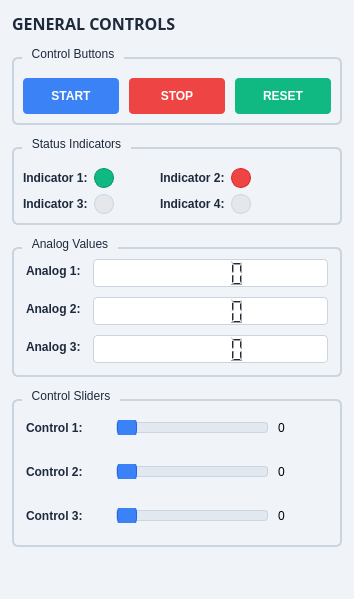
  <widget class="QDockWidget" name="dockWidget_GeneralControls">
   <property name="visible">
    <bool>true</bool>
   </property>
   <property name="windowTitle">
    <string>GENERAL CONTROLS</string>
   </property>
   <attribute name="dockWidgetArea">
    <number>8</number>
   </attribute>
   <widget class="QWidget" name="generalControlsContent">
    <property name="styleSheet">
     <string notr="true">background-color: #f0f4f8;</string>
    </property>
    <layout class="QVBoxLayout" name="verticalLayout_generalControls">
     <property name="spacing">
      <number>12</number>
     </property>
     <property name="leftMargin">
      <number>12</number>
     </property>
     <property name="topMargin">
      <number>12</number>
     </property>
     <property name="rightMargin">
      <number>12</number>
     </property>
     <property name="bottomMargin">
      <number>12</number>
     </property>
     <item>
      <widget class="QLabel" name="label_generalControlsTitle">
       <property name="font">
        <font>
         <family>Segoe UI,Arial,sans-serif</family>
         <pointsize>12</pointsize>
         <weight>75</weight>
         <bold>true</bold>
        </font>
       </property>
       <property name="styleSheet">
        <string notr="true">color: #1e293b;</string>
       </property>
       <property name="text">
        <string>GENERAL CONTROLS</string>
       </property>
      </widget>
     </item>
     <item>
      <layout class="QGridLayout" name="gridLayout_generalControls">
       <property name="spacing">
        <number>12</number>
       </property>
       <item row="0" column="0">
        <widget class="QGroupBox" name="groupBox_controlButtons">
         <property name="styleSheet">
          <string notr="true">
QGroupBox {
  border: 2px solid #cbd5e0;
  border-radius: 6px;
  margin-top: 10px;
  padding-top: 10px;
}
QGroupBox::title {
  color: #1e293b;
  subcontrol-origin: margin;
  left: 10px;
  padding: 0 8px;
}
          </string>
         </property>
         <property name="title">
          <string>Control Buttons</string>
         </property>
         <layout class="QVBoxLayout" name="verticalLayout_controlButtons">
          <property name="spacing">
           <number>10</number>
          </property>
          <item>
           <layout class="QHBoxLayout" name="horizontalLayout_controlButtons">
            <item>
             <widget class="QPushButton" name="pushButton_control1">
              <property name="minimumSize">
               <size>
                <width>0</width>
                <height>36</height>
               </size>
              </property>
              <property name="styleSheet">
               <string notr="true">
QPushButton {
  background-color: #3b82f6;
  color: white;
  border: none;
  border-radius: 4px;
  font-weight: 600;
  padding: 8px 12px;
}
QPushButton:hover {
  background-color: #2563eb;
}
QPushButton:pressed {
  background-color: #1d4ed8;
}
              </string>
              </property>
              <property name="text">
               <string>START</string>
              </property>
             </widget>
            </item>
            <item>
             <widget class="QPushButton" name="pushButton_control2">
              <property name="minimumSize">
               <size>
                <width>0</width>
                <height>36</height>
               </size>
              </property>
              <property name="styleSheet">
               <string notr="true">
QPushButton {
  background-color: #ef4444;
  color: white;
  border: none;
  border-radius: 4px;
  font-weight: 600;
  padding: 8px 12px;
}
QPushButton:hover {
  background-color: #dc2626;
}
QPushButton:pressed {
  background-color: #b91c1c;
}
              </string>
              </property>
              <property name="text">
               <string>STOP</string>
              </property>
             </widget>
            </item>
            <item>
             <widget class="QPushButton" name="pushButton_control3">
              <property name="minimumSize">
               <size>
                <width>0</width>
                <height>36</height>
               </size>
              </property>
              <property name="styleSheet">
               <string notr="true">
QPushButton {
  background-color: #10b981;
  color: white;
  border: none;
  border-radius: 4px;
  font-weight: 600;
  padding: 8px 12px;
}
QPushButton:hover {
  background-color: #059669;
}
QPushButton:pressed {
  background-color: #047857;
}
              </string>
              </property>
              <property name="text">
               <string>RESET</string>
              </property>
             </widget>
            </item>
           </layout>
          </item>
         </layout>
        </widget>
       </item>
       <item row="1" column="0">
        <widget class="QGroupBox" name="groupBox_statusIndicators">
         <property name="styleSheet">
          <string notr="true">
QGroupBox {
  border: 2px solid #cbd5e0;
  border-radius: 6px;
  margin-top: 10px;
  padding-top: 10px;
}
QGroupBox::title {
  color: #1e293b;
  subcontrol-origin: margin;
  left: 10px;
  padding: 0 8px;
}
          </string>
         </property>
         <property name="title">
          <string>Status Indicators</string>
         </property>
         <layout class="QVBoxLayout" name="verticalLayout_statusIndicators">
          <item>
           <layout class="QHBoxLayout" name="horizontalLayout_status1">
            <item>
             <widget class="QLabel" name="label_status1">
              <property name="styleSheet">
               <string notr="true">color: #1e293b; font-weight: 600;</string>
              </property>
              <property name="text">
               <string>Indicator 1:</string>
              </property>
             </widget>
            </item>
            <item>
             <widget class="QFrame" name="frame_indicator1">
              <property name="minimumSize">
               <size>
                <width>20</width>
                <height>20</height>
               </size>
              </property>
              <property name="maximumSize">
               <size>
                <width>20</width>
                <height>20</height>
               </size>
              </property>
              <property name="styleSheet">
               <string notr="true">background-color: #10b981; border-radius: 10px; border: 1px solid #059669;</string>
              </property>
             </widget>
            </item>
            <item>
             <spacer name="horizontalSpacer_status1">
              <property name="orientation">
               <enum>Qt::Horizontal</enum>
              </property>
              <property name="sizeHint" stdset="0">
               <size>
                <width>40</width>
                <height>20</height>
               </size>
              </property>
             </spacer>
            </item>
            <item>
             <widget class="QLabel" name="label_status2">
              <property name="styleSheet">
               <string notr="true">color: #1e293b; font-weight: 600;</string>
              </property>
              <property name="text">
               <string>Indicator 2:</string>
              </property>
             </widget>
            </item>
            <item>
             <widget class="QFrame" name="frame_indicator2">
              <property name="minimumSize">
               <size>
                <width>20</width>
                <height>20</height>
               </size>
              </property>
              <property name="maximumSize">
               <size>
                <width>20</width>
                <height>20</height>
               </size>
              </property>
              <property name="styleSheet">
               <string notr="true">background-color: #ef4444; border-radius: 10px; border: 1px solid #dc2626;</string>
              </property>
             </widget>
            </item>
            <item>
             <spacer name="horizontalSpacer_3">
              <property name="orientation">
               <enum>Qt::Horizontal</enum>
              </property>
              <property name="sizeHint" stdset="0">
               <size>
                <width>40</width>
                <height>20</height>
               </size>
              </property>
             </spacer>
            </item>
            <item>
             <spacer name="horizontalSpacer_2">
              <property name="orientation">
               <enum>Qt::Horizontal</enum>
              </property>
              <property name="sizeHint" stdset="0">
               <size>
                <width>40</width>
                <height>20</height>
               </size>
              </property>
             </spacer>
            </item>
           </layout>
          </item>
          <item>
           <layout class="QHBoxLayout" name="horizontalLayout_status2">
            <item>
             <layout class="QHBoxLayout" name="horizontalLayout_status3">
              <item>
               <widget class="QLabel" name="label_status3">
                <property name="styleSheet">
                 <string notr="true">color: #1e293b; font-weight: 600;</string>
                </property>
                <property name="text">
                 <string>Indicator 3:</string>
                </property>
               </widget>
              </item>
              <item>
               <widget class="QFrame" name="frame_indicator3">
                <property name="minimumSize">
                 <size>
                  <width>20</width>
                  <height>20</height>
                 </size>
                </property>
                <property name="maximumSize">
                 <size>
                  <width>20</width>
                  <height>20</height>
                 </size>
                </property>
                <property name="styleSheet">
                 <string notr="true">background-color: #e5e7eb; border-radius: 10px; border: 1px solid #cbd5e0;</string>
                </property>
               </widget>
              </item>
              <item>
               <spacer name="horizontalSpacer_status3">
                <property name="orientation">
                 <enum>Qt::Horizontal</enum>
                </property>
                <property name="sizeHint" stdset="0">
                 <size>
                  <width>40</width>
                  <height>20</height>
                 </size>
                </property>
               </spacer>
              </item>
             </layout>
            </item>
            <item>
             <layout class="QHBoxLayout" name="horizontalLayout_status4">
              <item>
               <widget class="QLabel" name="label_status4">
                <property name="styleSheet">
                 <string notr="true">color: #1e293b; font-weight: 600;</string>
                </property>
                <property name="text">
                 <string>Indicator 4:</string>
                </property>
               </widget>
              </item>
              <item>
               <widget class="QFrame" name="frame_indicator4">
                <property name="minimumSize">
                 <size>
                  <width>20</width>
                  <height>20</height>
                 </size>
                </property>
                <property name="maximumSize">
                 <size>
                  <width>20</width>
                  <height>20</height>
                 </size>
                </property>
                <property name="styleSheet">
                 <string notr="true">background-color: #e5e7eb; border-radius: 10px; border: 1px solid #cbd5e0;</string>
                </property>
               </widget>
              </item>
              <item>
               <spacer name="horizontalSpacer_status4">
                <property name="orientation">
                 <enum>Qt::Horizontal</enum>
                </property>
                <property name="sizeHint" stdset="0">
                 <size>
                  <width>40</width>
                  <height>20</height>
                 </size>
                </property>
               </spacer>
              </item>
             </layout>
            </item>
            <item>
             <spacer name="horizontalSpacer_status2">
              <property name="orientation">
               <enum>Qt::Horizontal</enum>
              </property>
              <property name="sizeHint" stdset="0">
               <size>
                <width>40</width>
                <height>20</height>
               </size>
              </property>
             </spacer>
            </item>
           </layout>
          </item>
         </layout>
        </widget>
       </item>
       <item row="2" column="0">
        <widget class="QGroupBox" name="groupBox_analogValues">
         <property name="styleSheet">
          <string notr="true">
QGroupBox {
  border: 2px solid #cbd5e0;
  border-radius: 6px;
  margin-top: 10px;
  padding-top: 10px;
}
QGroupBox::title {
  color: #1e293b;
  subcontrol-origin: margin;
  left: 10px;
  padding: 0 8px;
}
          </string>
         </property>
         <property name="title">
          <string>Analog Values</string>
         </property>
         <layout class="QFormLayout" name="formLayout_analogValues">
          <property name="horizontalSpacing">
           <number>12</number>
          </property>
          <property name="verticalSpacing">
           <number>10</number>
          </property>
          <property name="leftMargin">
           <number>12</number>
          </property>
          <property name="topMargin">
           <number>0</number>
          </property>
          <property name="rightMargin">
           <number>12</number>
          </property>
          <property name="bottomMargin">
           <number>12</number>
          </property>
          <item row="0" column="0">
           <widget class="QLabel" name="label_value1">
            <property name="styleSheet">
             <string notr="true">color: #1e293b; font-weight: 600;</string>
            </property>
            <property name="text">
             <string>Analog 1:</string>
            </property>
           </widget>
          </item>
          <item row="0" column="1">
           <widget class="QLCDNumber" name="lcdNumber_value1">
            <property name="minimumSize">
             <size>
              <width>0</width>
              <height>28</height>
             </size>
            </property>
            <property name="styleSheet">
             <string notr="true">background-color: #ffffff; color: #1e293b; border: 1px solid #cbd5e0; border-radius: 4px;</string>
            </property>
           </widget>
          </item>
          <item row="1" column="0">
           <widget class="QLabel" name="label_value2">
            <property name="styleSheet">
             <string notr="true">color: #1e293b; font-weight: 600;</string>
            </property>
            <property name="text">
             <string>Analog 2:</string>
            </property>
           </widget>
          </item>
          <item row="1" column="1">
           <widget class="QLCDNumber" name="lcdNumber_value2">
            <property name="minimumSize">
             <size>
              <width>0</width>
              <height>28</height>
             </size>
            </property>
            <property name="styleSheet">
             <string notr="true">background-color: #ffffff; color: #1e293b; border: 1px solid #cbd5e0; border-radius: 4px;</string>
            </property>
           </widget>
          </item>
          <item row="2" column="0">
           <widget class="QLabel" name="label_value3">
            <property name="styleSheet">
             <string notr="true">color: #1e293b; font-weight: 600;</string>
            </property>
            <property name="text">
             <string>Analog 3:</string>
            </property>
           </widget>
          </item>
          <item row="2" column="1">
           <widget class="QLCDNumber" name="lcdNumber_value3">
            <property name="minimumSize">
             <size>
              <width>0</width>
              <height>28</height>
             </size>
            </property>
            <property name="styleSheet">
             <string notr="true">background-color: #ffffff; color: #1e293b; border: 1px solid #cbd5e0; border-radius: 4px;</string>
            </property>
           </widget>
          </item>
         </layout>
        </widget>
       </item>
       <item row="3" column="0">
        <widget class="QGroupBox" name="groupBox_sliders">
         <property name="styleSheet">
          <string notr="true">
QGroupBox {
  border: 2px solid #cbd5e0;
  border-radius: 6px;
  margin-top: 10px;
  padding-top: 10px;
}
QGroupBox::title {
  color: #1e293b;
  subcontrol-origin: margin;
  left: 10px;
  padding: 0 8px;
}
          </string>
         </property>
         <property name="title">
          <string>Control Sliders</string>
         </property>
         <layout class="QVBoxLayout" name="verticalLayout_sliders">
          <property name="spacing">
           <number>10</number>
          </property>
          <property name="leftMargin">
           <number>12</number>
          </property>
          <property name="topMargin">
           <number>0</number>
          </property>
          <property name="rightMargin">
           <number>12</number>
          </property>
          <property name="bottomMargin">
           <number>12</number>
          </property>
          <item>
           <layout class="QHBoxLayout" name="horizontalLayout_slider1">
            <item>
             <widget class="QLabel" name="label_slider1">
              <property name="minimumSize">
               <size>
                <width>80</width>
                <height>0</height>
               </size>
              </property>
              <property name="styleSheet">
               <string notr="true">color: #1e293b; font-weight: 600;</string>
              </property>
              <property name="text">
               <string>Control 1:</string>
              </property>
             </widget>
            </item>
            <item>
             <widget class="QSlider" name="slider_control1">
              <property name="styleSheet">
               <string notr="true">
QSlider::groove:horizontal {
  border: 1px solid #cbd5e0;
  background: #e2e8f0;
  margin: 2px 0;
  border-radius: 3px;
}
QSlider::handle:horizontal {
  background: #3b82f6;
  border: 1px solid #2563eb;
  width: 18px;
  margin: -8px 0;
  border-radius: 9px;
}
QSlider::handle:horizontal:hover {
  background: #2563eb;
}
              </string>
              </property>
              <property name="minimum">
               <number>0</number>
              </property>
              <property name="maximum">
               <number>32747</number>
              </property>
              <property name="value">
               <number>0</number>
              </property>
              <property name="orientation">
               <enum>Qt::Horizontal</enum>
              </property>
             </widget>
            </item>
            <item>
             <widget class="QLabel" name="label_sliderValue1">
              <property name="minimumSize">
               <size>
                <width>50</width>
                <height>34</height>
               </size>
              </property>
              <property name="styleSheet">
               <string notr="true">
QSpinBox {
  background-color: #ffffff;
  border: 1px solid #cbd5e0;
  border-radius: 4px;
  padding: 4px 8px;
  color: #1e293b;
}
QSpinBox::up-button, QSpinBox::down-button {
  background-color: #f0f4f8;
  border: 1px solid #cbd5e0;
}
              </string>
              </property>
              <property name="text">
               <string>0</string>
              </property>
             </widget>
            </item>
           </layout>
          </item>
          <item>
           <layout class="QHBoxLayout" name="horizontalLayout_slider2">
            <item>
             <widget class="QLabel" name="label_slider2">
              <property name="minimumSize">
               <size>
                <width>80</width>
                <height>0</height>
               </size>
              </property>
              <property name="styleSheet">
               <string notr="true">color: #1e293b; font-weight: 600;</string>
              </property>
              <property name="text">
               <string>Control 2:</string>
              </property>
             </widget>
            </item>
            <item>
             <widget class="QSlider" name="slider_control2">
              <property name="styleSheet">
               <string notr="true">
QSlider::groove:horizontal {
  border: 1px solid #cbd5e0;
  background: #e2e8f0;
  margin: 2px 0;
  border-radius: 3px;
}
QSlider::handle:horizontal {
  background: #3b82f6;
  border: 1px solid #2563eb;
  width: 18px;
  margin: -8px 0;
  border-radius: 9px;
}
QSlider::handle:horizontal:hover {
  background: #2563eb;
}
              </string>
              </property>
              <property name="minimum">
               <number>0</number>
              </property>
              <property name="maximum">
               <number>32747</number>
              </property>
              <property name="value">
               <number>0</number>
              </property>
              <property name="orientation">
               <enum>Qt::Horizontal</enum>
              </property>
             </widget>
            </item>
            <item>
             <widget class="QLabel" name="label_sliderValue2">
              <property name="minimumSize">
               <size>
                <width>50</width>
                <height>34</height>
               </size>
              </property>
              <property name="styleSheet">
               <string notr="true">
QSpinBox {
  background-color: #ffffff;
  border: 1px solid #cbd5e0;
  border-radius: 4px;
  padding: 4px 8px;
  color: #1e293b;
}
QSpinBox::up-button, QSpinBox::down-button {
  background-color: #f0f4f8;
  border: 1px solid #cbd5e0;
}
              </string>
              </property>
              <property name="text">
               <string>0</string>
              </property>
             </widget>
            </item>
           </layout>
          </item>
          <item>
           <layout class="QHBoxLayout" name="horizontalLayout_slider3">
            <item>
             <widget class="QLabel" name="label_slider3">
              <property name="minimumSize">
               <size>
                <width>80</width>
                <height>0</height>
               </size>
              </property>
              <property name="styleSheet">
               <string notr="true">color: #1e293b; font-weight: 600;</string>
              </property>
              <property name="text">
               <string>Control 3:</string>
              </property>
             </widget>
            </item>
            <item>
             <widget class="QSlider" name="slider_control3">
              <property name="styleSheet">
               <string notr="true">
QSlider::groove:horizontal {
  border: 1px solid #cbd5e0;
  background: #e2e8f0;
  margin: 2px 0;
  border-radius: 3px;
}
QSlider::handle:horizontal {
  background: #3b82f6;
  border: 1px solid #2563eb;
  width: 18px;
  margin: -8px 0;
  border-radius: 9px;
}
QSlider::handle:horizontal:hover {
  background: #2563eb;
}
              </string>
              </property>
              <property name="minimum">
               <number>0</number>
              </property>
              <property name="maximum">
               <number>32747</number>
              </property>
              <property name="value">
               <number>0</number>
              </property>
              <property name="orientation">
               <enum>Qt::Horizontal</enum>
              </property>
             </widget>
            </item>
            <item>
             <widget class="QLabel" name="label_sliderValue3">
              <property name="minimumSize">
               <size>
                <width>50</width>
                <height>34</height>
               </size>
              </property>
              <property name="styleSheet">
               <string notr="true">
QSpinBox {
  background-color: #ffffff;
  border: 1px solid #cbd5e0;
  border-radius: 4px;
  padding: 4px 8px;
  color: #1e293b;
}
QSpinBox::up-button, QSpinBox::down-button {
  background-color: #f0f4f8;
  border: 1px solid #cbd5e0;
}
              </string>
              </property>
              <property name="text">
               <string>0</string>
              </property>
             </widget>
            </item>
           </layout>
          </item>
         </layout>
        </widget>
       </item>
       <item row="4" column="0">
        <spacer name="verticalSpacer_generalControls">
         <property name="orientation">
          <enum>Qt::Vertical</enum>
         </property>
         <property name="sizeHint" stdset="0">
          <size>
           <width>20</width>
           <height>40</height>
          </size>
         </property>
        </spacer>
       </item>
      </layout>
     </item>
    </layout>
   </widget>
  </widget>
